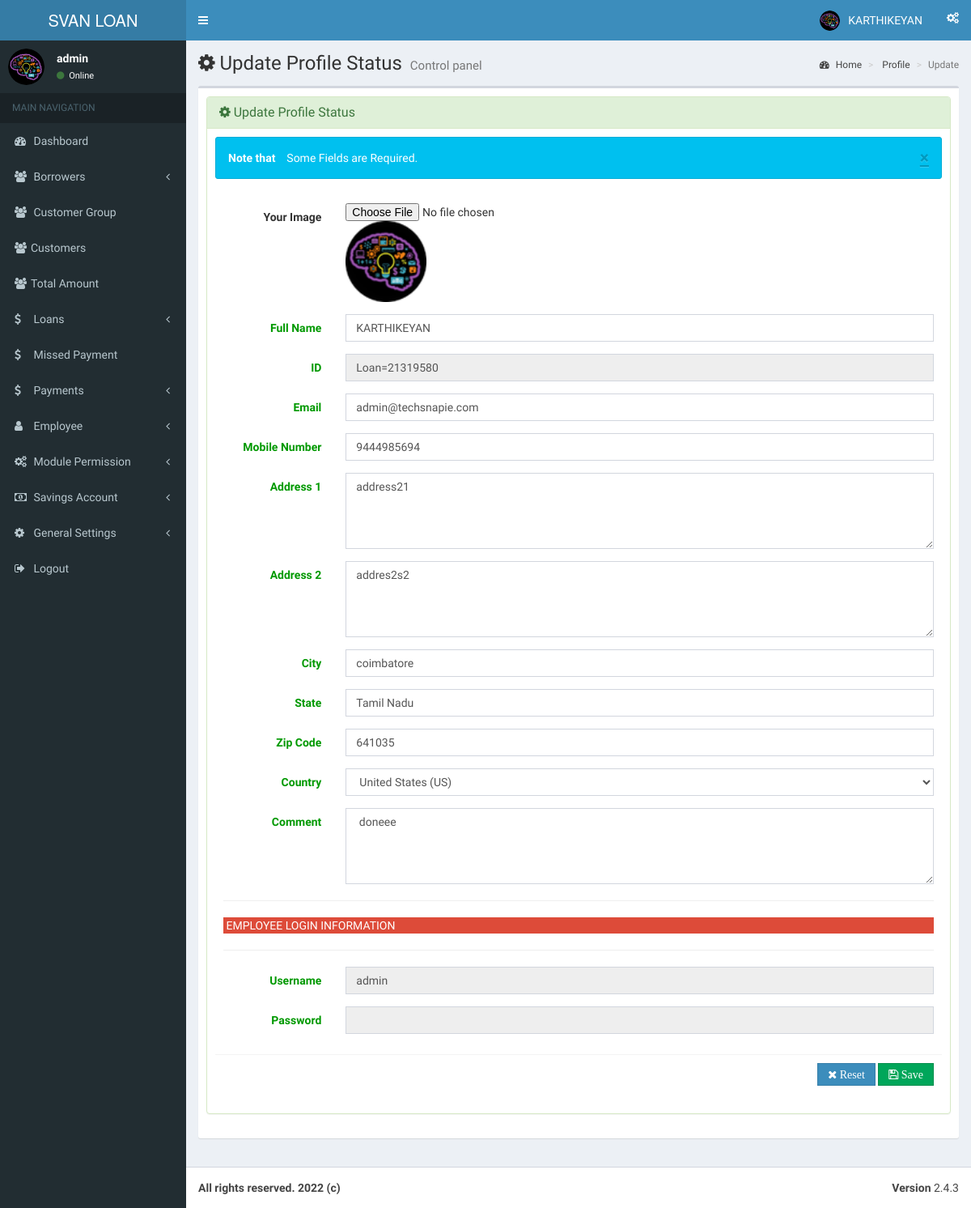
Page /application/profile.php?id=Loan=21319580 (signed in) on the committed database.
### tables this page shows
CREATE TABLE `systemset` (
  `sysid` int(11) NOT NULL,
  `title` varchar(200) NOT NULL,
  `name` varchar(200) NOT NULL,
  `footer` text NOT NULL,
  `abb` varchar(200) NOT NULL,
  `fax` text NOT NULL,
  `currency` text NOT NULL,
  `website` text NOT NULL,
  `mobile` text NOT NULL,
  `image` varchar(200) NOT NULL,
  `address` text NOT NULL,
  `email` text NOT NULL,
  `map` text NOT NULL,
  `stamp` varchar(350) NOT NULL,
  `timezone` text NOT NULL,
  `sms_charges` varchar(200) NOT NULL
);

CREATE TABLE `user` (
  `userid` int(11) NOT NULL,
  `name` varchar(200) NOT NULL,
  `email` varchar(200) NOT NULL,
  `phone` varchar(200) NOT NULL,
  `addr1` text NOT NULL,
  `addr2` text NOT NULL,
  `city` varchar(200) NOT NULL,
  `state` varchar(200) NOT NULL,
  `zip` varchar(200) NOT NULL,
  `country` varchar(200) NOT NULL,
  `comment` varchar(200) NOT NULL,
  `username` varchar(200) NOT NULL,
  `password` varchar(200) NOT NULL,
  `id` varchar(200) NOT NULL,
  `image` text NOT NULL,
  `role` varchar(200) NOT NULL
);

### application/include/edit_profile_data.php (the view, shortened to what the rows shown need)
<div class="box">
	       <div class="box-body">
			<div class="panel panel-success">
             <div class="box-body">
			 <?php
			 $id = $_SESSION['tid'];
			$call = mysqli_query($link, "SELECT * FROM user WHERE id='$id'");
			while($row = mysqli_fetch_assoc($call))
			{
			?>
			  <form class="form-horizontal" method="post" enctype="multipart/form-data">
			 <?php echo '<div class="alert alert-info fade in" >
			  <a href = "#" class = "close" data-dismiss= "alert"> &times;</a>
  				<strong>Note that&nbsp;</strong> &nbsp;&nbsp;Some Fields are Required.
				</div>'?>
             <div class="box-body">
			<div class="form-group">
            <label for="" class="col-sm-2 control-label">Your Image</label>
			<div class="col-sm-10">
  		  			 <input type='file' name="image" onChange="readURL(this);" />
       				 <img id="blah"  src="../<?php echo $row ['image'];?>" alt="Upload Image Here" height="100" width="100"/>
			</div>
			</div>
			<div class="form-group">
                  <label for="" class="col-sm-2 control-label" style="color:#009900">Full Name</label>
                  <div class="col-sm-10">
                  <input name="fname" type="text" class="form-control" value="<?php echo $row ['name'];?>">
                  </div>
                  </div>
				  <div class="form-group">
                  <label for="" class="col-sm-2 control-label" style="color:#009900">ID</label>
                  <div class="col-sm-10">
                  <input name="idp" type="text" class="form-control" value="<?php echo $row ['id'];?>" readonly="readonly">
                  </div>
                  </div>
		<div class="form-group">
                  <label for="" class="col-sm-2 control-label" style="color:#009900">Email</label>
                  <div class="col-sm-10">
                  <input type="email" name="email" type="text" class="form-control" value="<?php echo $row ['email'];?>">
                  </div>
                  </div>
		<div class="form-group">
                  <label for="" class="col-sm-2 control-label" style="color:#009900">Mobile Number</label>
                  <div class="col-sm-10">
                  <input name="number" type="text" class="form-control" value="<?php echo $row ['phone'];?>">
                  </div>
                  </div>
		 <div class="form-group">
                  	<label for="" class="col-sm-2 control-label" style="color:#009900">Address 1</label>
                  	<div class="col-sm-10">
					<textarea name="ad1"  class="form-control" rows="4" cols="80"><?php echo $row ['addr1'];?></textarea>
           			 </div>
          </div>
			<div class="form-group">
                  	<label for="" class="col-sm-2 control-label" style="color:#009900">Address 2</label>
                  	<div class="col-sm-10">
					<textarea name="ad2"  class="form-control" rows="4" cols="80"><?php echo $row ['addr2'];?></textarea>
           			 </div>
          	</div>
			<div class="form-group">
                  <label for="" class="col-sm-2 control-label" style="color:#009900">City</label>
                  <div class="col-sm-10">
                  <input name="city" type="text" class="form-control" value="<?php echo $row ['city'];?>" required>
                  </div>
                  </div>
		<div class="form-group">
                  <label for="" class="col-sm-2 control-label" style="color:#009900">State</label>
                  <div class="col-sm-10">
                  <input name="state" type="text" class="form-control"value="<?php echo $row ['state'];?>" required>
                  </div>
                  </div>
				  <div class="form-group">
                  <label for="" class="col-sm-2 control-label" style="color:#009900">Zip Code</label>
                  <div class="col-sm-10">
                  <input name="zip" type="text" class="form-control" value="<?php echo $row ['zip'];?>">
                  </div>
                  </div>
		<div class="form-group">
                  <label for="" class="col-sm-2 control-label" style="color:#009900">Country</label>
                  <div class="col-sm-10">
				<select name="country"  class="form-control" required>
										<option value="US" selected='selected'>United States (US)</option>
									</select>
									 </div>
                 					 </div>
				<div class="form-group">
                  	<label for="" class="col-sm-2 control-label" style="color:#009900">Comment</label>
                  	<div class="col-sm-10">
					<textarea name="comment"  class="form-control" rows="4" cols="80"> <?php echo $row ['comment'];?></textarea>
           			 </div>
          	</div>
<hr>
<div class="alert-danger">&nbsp;EMPLOYEE LOGIN INFORMATION</div>
<hr>
					 <div class="form-group">
                  <label for="" class="col-sm-2 control-label" style="color:#009900">Username</label>
                  <div class="col-sm-10">
                  <input name="user" type="text" class="form-control" value="<?php echo $row ['username'];?>" required readonly>
                  </div>
                  </div>
				   <div class="form-group">
                  <label for="" class="col-sm-2 control-label" style="color:#009900">Password</label>
                  <div class="col-sm-10">
                  <input name="password" type="text" class="form-control" value="" required readonly>
                  </div>
                  </div>
			 </div>
			  <div align="right">
              <div class="box-footer">
                				<button type="reset" class="btn btn-primary btn-flat"><i class="fa fa-times">&nbsp;Reset</i></button>
                				<button name="save" type="submit" class="btn btn-success btn-flat"><i class="fa fa-save">&nbsp;Save</i></button>
              </div>
			  </div>
			 </form>
			  <?php }?>
</div>
</div>
</div>
</div>

### application/include/top_bar.php (shortened to what the rows shown need)
<header class="main-header">
  <a href="application/index.php" class="logo">
     <span class="logo-lg"><?php echo $row ['name'];?></span>
   </a>
   <nav class="navbar navbar-static-top">
     <div class="navbar-custom-menu">
         <li class="dropdown user user-menu">
           <a href="#" class="dropdown-toggle" data-toggle="dropdown">
		<?php
		$id = $_SESSION['tid'];
		$call = mysqli_query($link, "SELECT * FROM user WHERE id = '$id'");
		if(mysqli_num_rows($call) == 0)
		{
		echo "<script>alert('Data Not Found!'); </script>";
		}
		else
		{
		while($row = mysqli_fetch_assoc($call))
		{
		?>
             <img src="../<?php echo $row['image'];?>" class="user-image" alt="User Image">
         <span class="hidden-xs"><?php echo $row ['name'] ;?></span>
           </a>
				<?php }}?>
         </li>
     </div>
   </nav>
 </header>

### application/include/side_bar.php (shortened to what the rows shown need)
<aside class="main-sidebar">
    <section class="sidebar">
      <div class="user-panel">
        <div class="pull-left image">
		<?php
			$id = $_SESSION['tid'];
			$call = mysqli_query($link, "SELECT * FROM user WHERE id = '$id'");
			if(mysqli_num_rows($call) == 0)
			{
			echo "<script>alert('Data Not Found!'); </script>";
			}
			else
			{
			while($row = mysqli_fetch_assoc($call))
			{
			?>
          <img src="../<?php echo $row['image'];?>" class="img-circle" alt="User Image">
        </div>
        <div class="pull-left info">
          <p><?php echo $row ['username'] ;?></p>
          <a href="#"><i class="fa fa-circle text-success"></i> Online</a>
		  <?php }}?>
        </div>
      </div>
    </section>
  </aside>

### application/include/footer.php (shortened to what the rows shown need)
  <footer class="main-footer">
    <div class="pull-right hidden-xs">
      <b>Version</b> 2.4.3
    </div>
	<?php $sql = "SELECT footer FROM systemset";
		$result = mysqli_query($link,$sql);
  		if(!$result)
  		{
		echo '
		<div class="alert alert-error">
		<button type="button" class="close" data-dismiss="alert">×</button>
		<strong>Warning!</strong> Unable to select! check database con.
		</div>';
		}
		else
		{
while ($row=mysqli_fetch_array($result))
		{
?>
    <strong> <?php echo $row ['footer'];?>   </strong>
	<?php }}?>
  </footer>
</div>
</body>
</html>

### rows in the picture
systemset: name "SVAN LOAN…", footer "All rights reserved. 2022 (c)"
user: image (picture), name "KARTHIKEYAN", username "admin", fname "KARTHIKEYAN", idp "Loan=21319580", email "admin@techsnapie.com", number "9444985694", ad1 "address21", ad2 "addres2s2", city "coimbatore", zip "641035", comment "doneee", user "admin"
